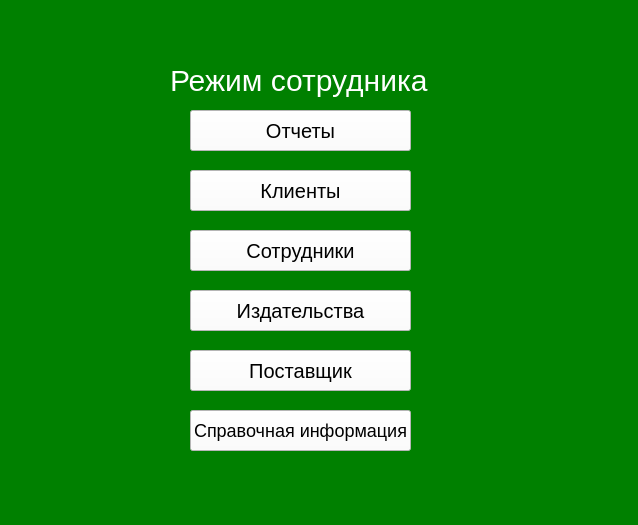
<?xml version="1.0" encoding="UTF-8"?>
<ui version="4.0">
 <class>EmployeeWindow</class>
 <widget class="QWidget" name="EmployeeWindow">
  <property name="geometry">
   <rect>
    <x>0</x>
    <y>0</y>
    <width>638</width>
    <height>525</height>
   </rect>
  </property>
  <property name="windowTitle">
   <string>Form</string>
  </property>
  <property name="styleSheet">
   <string notr="true">background-color: green;</string>
  </property>
  <widget class="QPushButton" name="reports">
   <property name="geometry">
    <rect>
     <x>190</x>
     <y>110</y>
     <width>221</width>
     <height>41</height>
    </rect>
   </property>
   <property name="styleSheet">
    <string notr="true">background-color: white;
color: black;
font-size: 20px</string>
   </property>
   <property name="text">
    <string>Отчеты</string>
   </property>
  </widget>
  <widget class="QLabel" name="label">
   <property name="geometry">
    <rect>
     <x>170</x>
     <y>60</y>
     <width>271</width>
     <height>41</height>
    </rect>
   </property>
   <property name="styleSheet">
    <string notr="true">font-size: 30px;
color:white</string>
   </property>
   <property name="text">
    <string>Режим сотрудника</string>
   </property>
  </widget>
  <widget class="QPushButton" name="publisher">
   <property name="geometry">
    <rect>
     <x>190</x>
     <y>290</y>
     <width>221</width>
     <height>41</height>
    </rect>
   </property>
   <property name="styleSheet">
    <string notr="true">background-color: white;
color:black;
font-size:20px</string>
   </property>
   <property name="text">
    <string>Издательства</string>
   </property>
  </widget>
  <widget class="QPushButton" name="supplier">
   <property name="geometry">
    <rect>
     <x>190</x>
     <y>350</y>
     <width>221</width>
     <height>41</height>
    </rect>
   </property>
   <property name="styleSheet">
    <string notr="true">background-color: white;
color:black;
font-size:20px</string>
   </property>
   <property name="text">
    <string>Поставщик</string>
   </property>
  </widget>
  <widget class="QPushButton" name="client">
   <property name="geometry">
    <rect>
     <x>190</x>
     <y>170</y>
     <width>221</width>
     <height>41</height>
    </rect>
   </property>
   <property name="styleSheet">
    <string notr="true">background-color: white;
color:black;
font-size:20px</string>
   </property>
   <property name="text">
    <string>Клиенты</string>
   </property>
  </widget>
  <widget class="QPushButton" name="seller">
   <property name="geometry">
    <rect>
     <x>190</x>
     <y>230</y>
     <width>221</width>
     <height>41</height>
    </rect>
   </property>
   <property name="styleSheet">
    <string notr="true">background-color: white;
color:black;
font-size:20px</string>
   </property>
   <property name="text">
    <string>Сотрудники</string>
   </property>
  </widget>
  <widget class="QPushButton" name="information">
   <property name="geometry">
    <rect>
     <x>190</x>
     <y>410</y>
     <width>221</width>
     <height>41</height>
    </rect>
   </property>
   <property name="styleSheet">
    <string notr="true">background-color: white;
color:black;
font-size:18px</string>
   </property>
   <property name="text">
    <string>Справочная информация</string>
   </property>
  </widget>
 </widget>
 <resources/>
 <connections/>
</ui>
